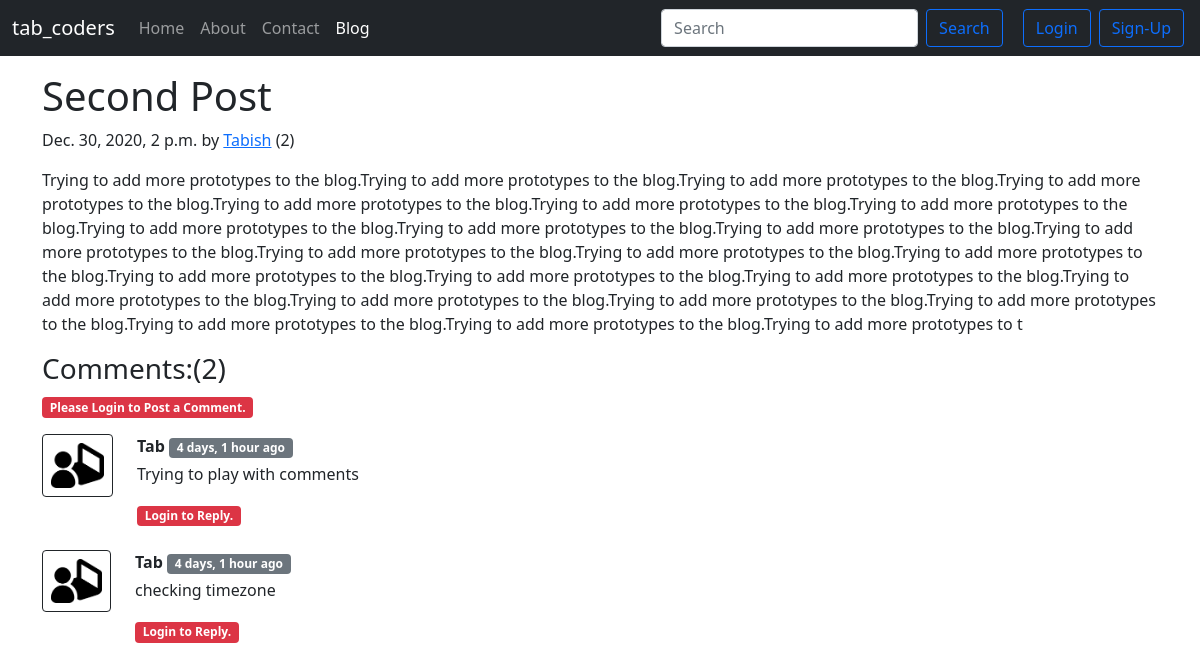
The page /blog/second-post on the database its author committed.
### blog/models.py (models this page shows, shortened)
class Post(models.Model):
    sno = models.AutoField(primary_key=True)
    title = models.CharField(max_length=50)
    content = models.TextField(max_length=3000)
    author = models.CharField(max_length=50)
    slug = models.CharField(max_length=150)
    views = models.IntegerField(default = 0)
    timestamp = models.DateTimeField(blank=True)

class BlogComment(models.Model):
    sno = models.AutoField(primary_key = True)
    comment = models.TextField()
    user = models.ForeignKey(User, on_delete=models.CASCADE)
    post = models.ForeignKey(Post, on_delete=models.CASCADE)
    parent = models.ForeignKey("self", on_delete=models.CASCADE, null=True)
    timestamp = models.DateTimeField(default = now)

### blog/views.py (the view)
# urls.py: path('<str:slug>', views.blogPost, name='blogPost'),
def blogPost(request,slug):
    post = Post.objects.filter(slug=slug).first()
    post.views += 1
    post.save()
    comments = BlogComment.objects.filter(post=post,parent=None)
    replies = BlogComment.objects.filter(post=post).exclude(parent=None)
    replyDict = {}
    for reply in replies:
        if reply.parent.sno not in replyDict.keys():
            replyDict[reply.parent.sno] = [reply]
        else:
            replyDict[reply.parent.sno].append(reply)
    context = {'post' : post, 'comments':comments, 'user':request.user, 'replyDict':replyDict}
    return render(request,'blog/blogPost.html',context)

### blog/templatetags/extras.py (called while the page is built)
@register.filter
def get_val(dict, key):
    return dict.get(key)

### templates/blog/blogPost.html (shortened to what this page needs)
{% extends 'base.html' %}
{% block blogactive %} active {% endblock blogactive %}
{% block body %}
{% load humanize %}
{% load extras %}
<div class="container my-3">
    <h1 class="blog-post-title">{{post.title}}</h1>
    <p class="blog-post-meta">{{post.timestamp}} by <a href="/about">{{post.author}}</a> (<span>{{post.views}})</span></p>
    <p>{{post.content|safe}}</p>
</div>
<div class="container">
    <h3>Comments:({{comments.count}})</h3>
    <div class="my-2">
        {% if user.is_authenticated %}
        <form action="/blog/postComment" method="POST">
            {% csrf_token %}
            <div class="mb-3">
                <label for="exampleInputEmail1" class="form-label"><b>Post your Comments:</b></label>
                <input type="text" class="form-control" name="comment" id="comment" placeholder="Comment here...">
            </div>
            <input type="hidden" name="postSno" id="" value="{{post.sno}}">
            <input type="hidden" name="parentSno" id="" value=""">
            <button type=" submit" class="btn btn-outline-primary">Post</button>
        </form>
        {% else %}
        <span class="badge bg-danger">Please Login to Post a Comment.</span>
        {% endif %}
    </div>
    {% for comment in comments %}
    <div class="row my-3">
        <div class="col-md-1">
            <img class="rounded mx-auto d-block w-100 p-2 border border-dark" src="/static/img/user.png" alt="user">
        </div>
        <div class="col-md-11"><b>{{comment.user.username}}</b> <span
                class="badge bg-secondary">{{comment.timestamp|naturaltime}}</span>
            <div class="my-1">{{comment.comment}}</div>
            <div class="reply mx-0 mt-3">
                {% if user.is_authenticated %}
                <button class="btn btn-outline-primary btn-sm" type="button" data-bs-toggle="collapse"
                    data-bs-target="#replyBox{{comment.sno}}" aria-expanded="false"
                    aria-controls="replyBox{{comment.sno}}">
                    Reply
                </button>
                <div class="collapse" id="replyBox{{comment.sno}}">
                    <div class="card card-body my-2">
                        <form action="/blog/postComment" method="POST">
                            {% csrf_token %}
                            <div class="mb-3">
                                <label for="comment" class="form-label">Post your Replies:</label>
                                <input type="text" class="form-control" name="comment" id="comment"
                                    placeholder="Reply here...">
                                <input type="hidden" name="parentSno" id="" value="{{comment.sno}}">
                            </div>
                            <input type="hidden" name="postSno" id="" value="{{post.sno}}">
                            <button type="submit" class="btn btn-sm btn-outline-primary">Post</button>
                        </form>
                    </div>
                </div>
                {% else %}
                <span class="badge bg-danger">Login to Reply.</span>
                {% endif %}
            </div>
        </div>
        {% endfor %}
    </div>
    {% endblock body %}

### rows shown on the page
Post: title "Second Post", timestamp "Dec. 30, 2020, 2 p.m.", author "Tabish", views "2", content "Trying to add more prototypes to the blog.Trying to add more prototypes to the blog.Trying to add more prototypes to the blog.Trying to add more prototypes to the blog.Trying to add more prototypes to the blog.Trying to add more prototypes to the blog.Trying to add more prototypes to the blog.Trying to add more prototypes to the blog.Trying to add more prototypes to the blog.Trying to add more prototypes to the blog.Trying to add more prototypes to the blog.Trying to add more prototypes to the blog.Trying to add more prototypes to the blog.Trying to add more prototypes to the blog.Trying to add more prototypes to the blog.Trying to add more prototypes to the blog.Trying to add more…"
BlogComment: user.username "Tab", timestamp "4 days, 1 hour ago", comment "Trying to play with comments"
BlogComment: user.username "Tab", timestamp "4 days, 1 hour ago", comment "checking timezone"

### other values the page prints
{{ comments.count }} "2"
